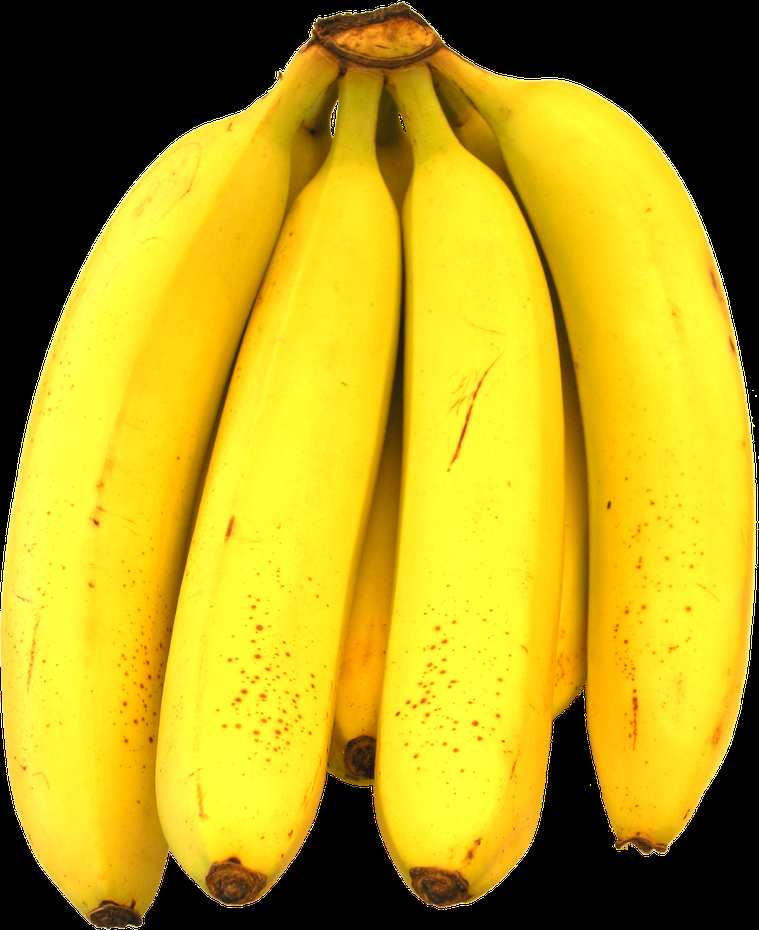
#> input picture db/banana/Image_10.png, 759 x 930 px, shrunk from 1306 x 1600 before the run; its folder holds only this picture in this run
$ jupyter execute --allow-errors CBIR-Tugas.ipynb   (older library calls are emulated)
#> lines starting #> are read from the running program, lines starting #| are printed output that depends on the picture; after the words box and inside, x2 and y2 are one past the last pixel; in counts of white or black regions, pixels touching at a corner belong together
#  Tugas CBIR: Ekstraksi Fitur Warna, Tekstur, dan Bentuk

- **Nama:**
- **NIM:**
- **Kelas:** PCD VisCom A

Tujuan dari notebook ini adalah membangun sistem CBIR sederhana untuk mencari gambar berdasarkan tiga fitur:
1.  **Warna:** Histogram HSV & Statistik (Mean, Std, Skewness, Kurtosis)
2.  **Tekstur:** GLCM (rata-rata dari 4 arah untuk Contrast, Correlation, Energy, Homogeneity)
3.  **Bentuk:** Area, Perimeter, Aspect Ratio, Extent, Solidity, Circularity (dari threshold Otsu)

[cell 1]
# Sel 1: Import Semua Library yang Dibutuhkan

import cv2
import numpy as np
import matplotlib.pyplot as plt
import glob
import os
import pandas as pd
from skimage.feature import graycomatrix, graycoprops
from scipy.stats import skew, kurtosis
from scipy.spatial.distance import euclidean, cosine
from sklearn.preprocessing import MinMaxScaler
import warnings
warnings.filterwarnings("ignore")

print("Semua library berhasil di-import.")

## Langkah 1: Fungsi Ekstraksi Fitur

Kita akan membuat tiga fungsi utama sesuai permintaan tugas, ditambah satu fungsi *helper* untuk menggabungkan semuanya.

[cell 2]
# Sel 2: Fungsi Ekstraksi Fitur

def extract_color_features(image_path):
    """
    Ekstraksi 2 fitur warna:
    1. Histogram HSV (16 bin H, 8 bin S, 8 bin V)
    2. Statistik (mean, std, skew, kurtosis) dari tiap channel HSV
    """
    image = cv2.imread(image_path)
    if image is None:
        return None

    hsv = cv2.cvtColor(image, cv2.COLOR_BGR2HSV)
    H, S, V = cv2.split(hsv)

    # 1. Histogram (Sesuai spek: 16-8-8 bin)
    hist_h = cv2.calcHist([hsv], [0], None, [16], [0, 180])
    hist_s = cv2.calcHist([hsv], [1], None, [8], [0, 256])
    hist_v = cv2.calcHist([hsv], [2], None, [8], [0, 256])

    # Normalisasi histogram
    cv2.normalize(hist_h, hist_h)
    cv2.normalize(hist_s, hist_s)
    cv2.normalize(hist_v, hist_v)

    hist_features = np.concatenate([hist_h.flatten(), hist_s.flatten(), hist_v.flatten()])

    # 2. Statistik
    stats_features = []
    for channel in [H, S, V]:
        mean = np.mean(channel)
        std = np.std(channel)
        sk = skew(channel.flatten())
        kurt = kurtosis(channel.flatten())
        stats_features.extend([mean, std, sk, kurt])

    # Gabungkan semua fitur warna
    return np.concatenate([hist_features, stats_features])


def extract_texture_features(image_path):
    """
    Ekstraksi fitur tekstur (GLCM):
    Rata-rata dari 4 arah (0, 45, 90, 135) untuk:
    Contrast, Correlation, Energy, Homogeneity
    """
    image = cv2.imread(image_path)
    if image is None:
        return None

    gray = cv2.cvtColor(image, cv2.COLOR_BGR2GRAY)

    # Tentukan parameter GLCM
    distances = [1] # Jarak piksel
    angles = [0, np.pi/4, np.pi/2, 3*np.pi/4] # 0, 45, 90, 135 derajat

    glcm = graycomatrix(gray, distances=distances, angles=angles, symmetric=True, normed=True)

    # Hitung properti
    contrast = graycoprops(glcm, 'contrast')
    correlation = graycoprops(glcm, 'correlation')
    energy = graycoprops(glcm, 'energy')
    homogeneity = graycoprops(glcm, 'homogeneity')

    # Ambil rata-rata dari 4 arah
    features = [
        np.mean(contrast),
        np.mean(correlation),
        np.mean(energy),
        np.mean(homogeneity)
    ]

    return np.array(features)


def extract_shape_features(image_path):
    """
    Ekstraksi fitur bentuk (pakai threshold Otsu):
    Area, Perimeter, Aspect Ratio, Extent, Solidity, Circularity
    """
    image = cv2.imread(image_path)
    if image is None:
        return None

    gray = cv2.cvtColor(image, cv2.COLOR_BGR2GRAY)

    # 1. Thresholding Otsu
    # [cite: 208, 209] (Materi kuliah menyebutkan fitur bentuk bergantung pada siluet/biner)
    ret, thresh = cv2.threshold(gray, 0, 255, cv2.THRESH_BINARY_INV + cv2.THRESH_OTSU)

    # 2. Cari kontur terbesar (diasumsikan sebagai objek utama)
    contours, _ = cv2.findContours(thresh, cv2.RETR_EXTERNAL, cv2.CHAIN_APPROX_SIMPLE)

    if not contours:
        # Jika tidak ada kontur, return fitur nol
        return np.zeros(6)

    cnt = max(contours, key=cv2.contourArea)

    # 3. Hitung fitur bentuk
    area = cv2.contourArea(cnt) #
    perimeter = cv2.arcLength(cnt, True) #

    # Bounding box untuk Aspect Ratio & Extent
    x, y, w, h = cv2.boundingRect(cnt)

    # Menghindari pembagian dengan nol
    aspect_ratio = w / float(h) if h > 0 else 0 #  (Formula: L/W)
    extent = area / float(w * h) if (w * h) > 0 else 0 #  (Formula: A/LW)

    # Convex Hull untuk Solidity
    hull = cv2.convexHull(cnt)
    hull_area = cv2.contourArea(hull)
    solidity = area / float(hull_area) if hull_area > 0 else 0 #  (Formula: A/CH)

    # Circularity (Roundness)
    #  (Formula: 4*pi*A / P^2)
    circularity = (4 * np.pi * area) / (perimeter**2) if perimeter > 0 else 0

    return np.array([area, perimeter, aspect_ratio, extent, solidity, circularity])


def get_all_features(image_path):
    """Fungsi helper untuk mengekstrak dan menggabungkan semua fitur"""

    color_feats = extract_color_features(image_path)
#> in extract_color_features, image is the input picture: shape (930, 759, 3); mean B, G, R 25.6, 158.6, 180.7
#> in extract_color_features, `hsv = cv2.cvtColor(image, cv2.COLOR_BGR2HSV)`: hsv: shape (930, 759, 3); mean H, S, V 19.3, 166, 180.7
#> in extract_color_features, `H, S, V = cv2.split(hsv)`:
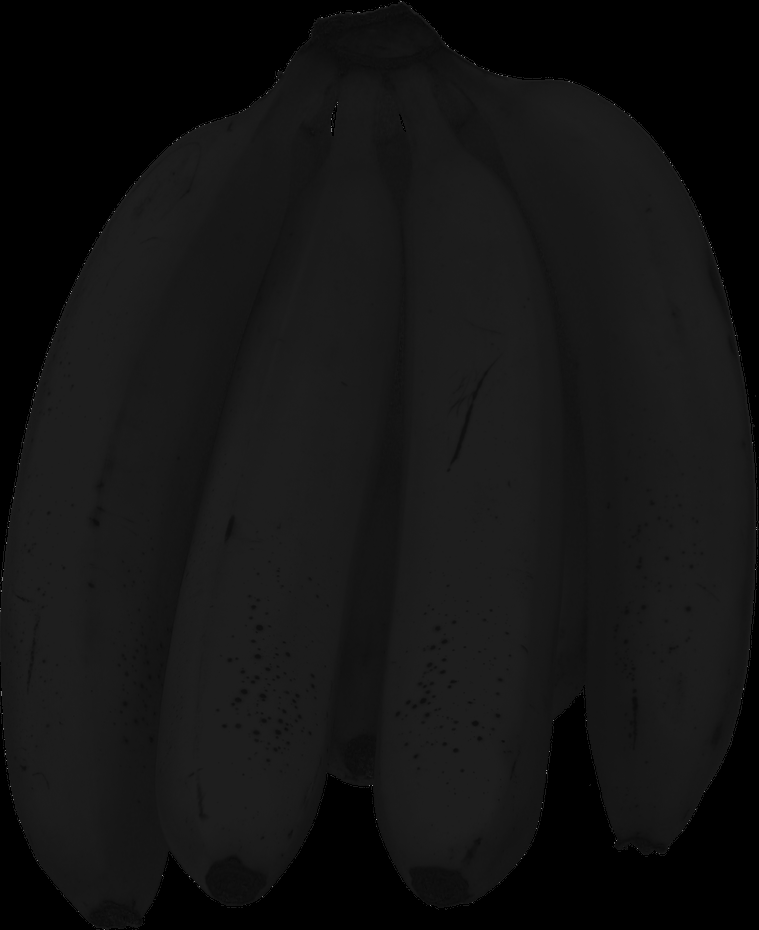
#> H: shape (930, 759); min 0, max 150, mean 19.3
#> in extract_color_features, `H, S, V = cv2.split(hsv)`:
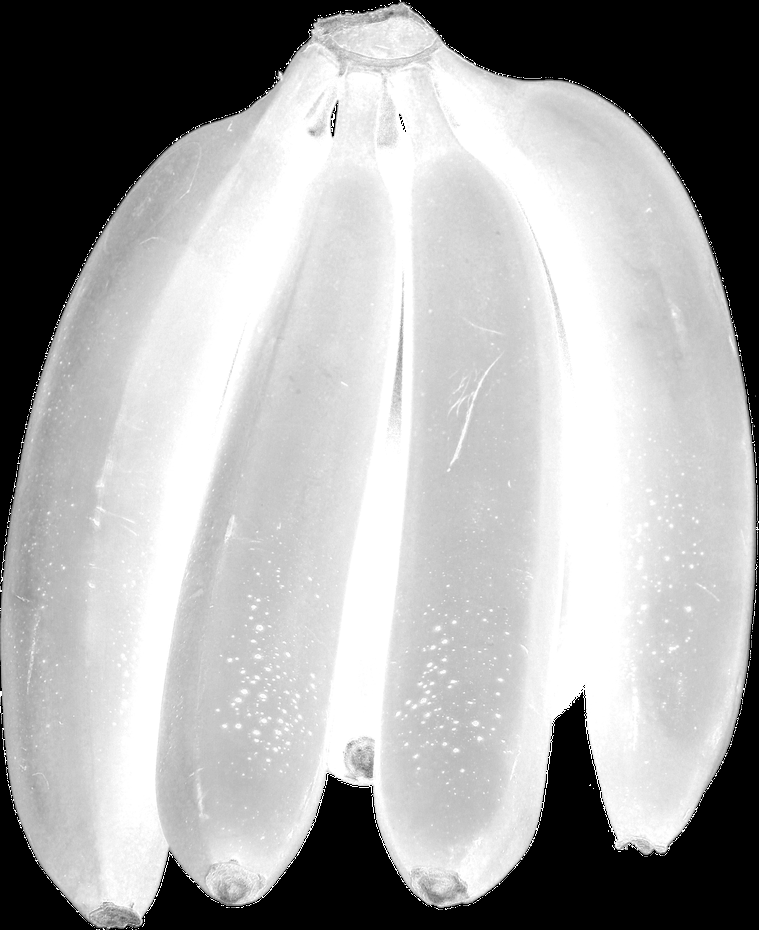
#> S: shape (930, 759); min 0, max 255, mean 166
#> in extract_color_features, `H, S, V = cv2.split(hsv)`:
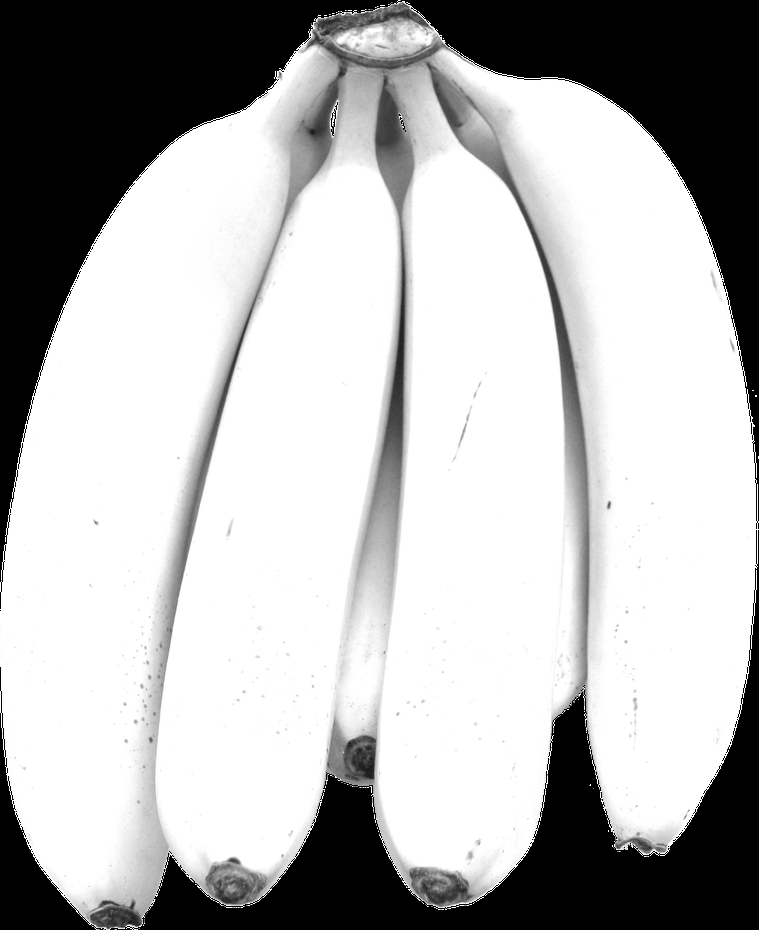
#> V: shape (930, 759); min 0, max 255, mean 180.7
#> in extract_color_features, `hist_h = cv2.calcHist([hsv], [0], None, [16], [0, 180])`: hist_h = [174433, 110159, 420960, 49, 13, 27, 1, 0, 36, 18, 154, 0, 2, 18, 0, 0]
#> in extract_color_features, `hist_s = cv2.calcHist([hsv], [1], None, [8], [0, 256])`: hist_s = [173974, 253, 635, 1227, 3929, 45563, 244207, 236082]
#> in extract_color_features, `hist_v = cv2.calcHist([hsv], [2], None, [8], [0, 256])`: hist_v = [173468, 3099, 8075, 9944, 12652, 16420, 30735, 451477]
#> in extract_color_features, `hist_features = np.concatenate([hist_h.flatten(), hist_s.flatten(), hi..`: hist_features = 32 values, max 0.93 at index 31, min 0 at index 7, mean 0.15
#> the loop in extract_color_features, `for channel in [H, S, V]:` made 3 passes
#> (mean, std, sk, kurt) on passes 1 to 3: (19.34, 11.64, -0.709, 0.863), (166, 97.5, -1.01, -0.762), (180.7, 108.4, -0.961, -0.95)
#> after the loop in extract_color_features, `for channel in [H, S, V]:`: stats_features = [19.34, 11.64, -0.709, 0.863, 166, 97.5, -1.01, -0.762, 180.7, 108.4, -0.961, -0.95]
#> color_feats = 44 values, max 180.7 at index 40, min -1.01 at index 38, mean 13.29
    texture_feats = extract_texture_features(image_path)
#> in extract_texture_features, `gray = cv2.cvtColor(image, cv2.COLOR_BGR2GRAY)`:
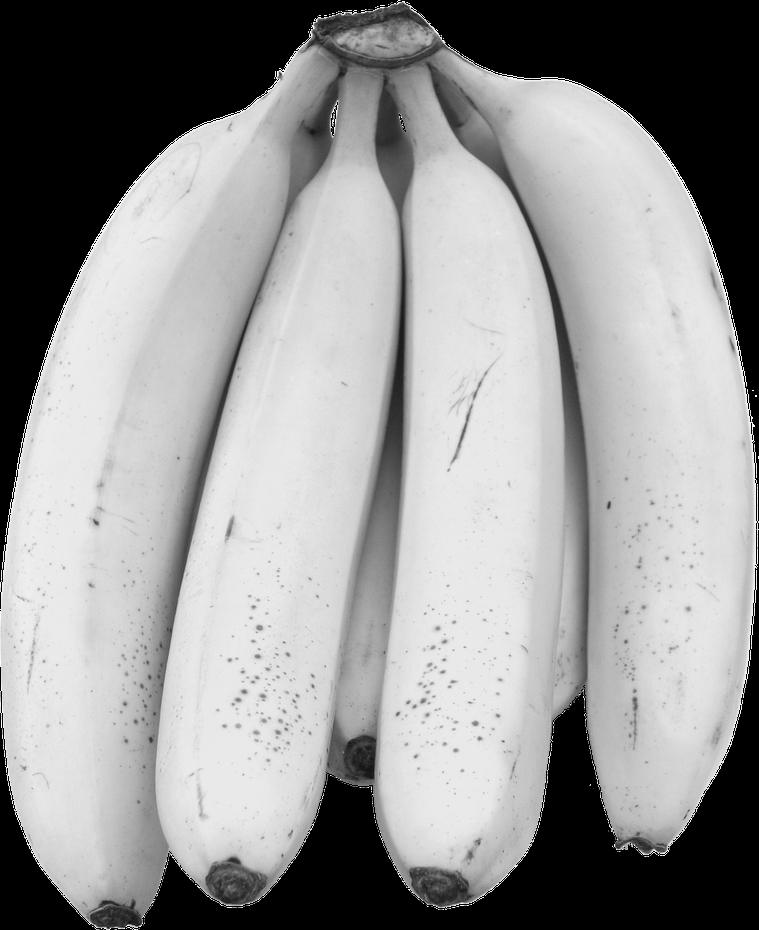
#> gray: shape (930, 759); min 0, max 255, mean 150
#> in extract_texture_features, `contrast = graycoprops(glcm, 'contrast')`: contrast = [[486, 471, 314.2, 457.8]]
#> in extract_texture_features, `correlation = graycoprops(glcm, 'correlation')`: correlation = [[0.972, 0.973, 0.982, 0.973]]
#> in extract_texture_features, `energy = graycoprops(glcm, 'energy')`: energy = [[0.243, 0.243, 0.246, 0.243]]
#> in extract_texture_features, `homogeneity = graycoprops(glcm, 'homogeneity')`: homogeneity = [[0.553, 0.532, 0.593, 0.538]]
#> in extract_texture_features, `features = [ np.mean(contrast), np.mean(correlation), np.mean(energy),..`: features = [432.3, 0.975, 0.244, 0.554]
#> texture_feats = [432.3, 0.975, 0.244, 0.554]
    shape_feats = extract_shape_features(image_path)
#> in extract_shape_features, `ret, thresh = cv2.threshold(gray, 0, 255, cv2.THRESH_BINARY_INV + cv2...`:
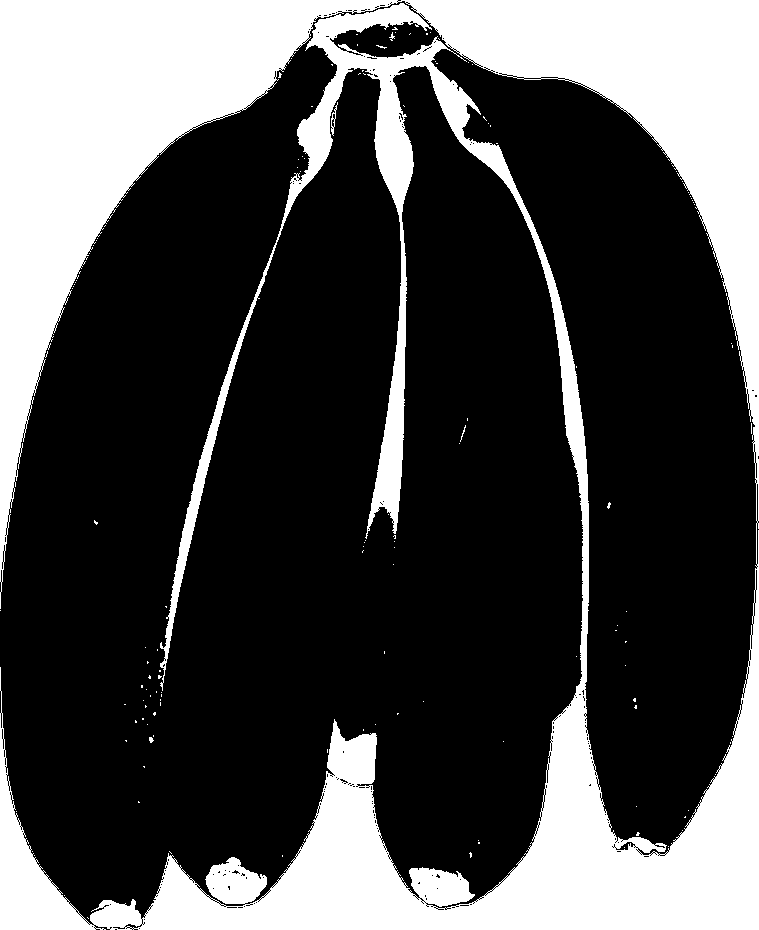
#> thresh: shape (930, 759); 29.2% white; 134 white regions (129 under 20 px)
#> in extract_shape_features, `ret, thresh = cv2.threshold(gray, 0, 255, cv2.THRESH_BINARY_INV + cv2...`: ret = 109
#> in extract_shape_features, `contours, _ = cv2.findContours(thresh, cv2.RETR_EXTERNAL, cv2.CHAIN_AP..`: contours = 84 contours, 82 with area under 20; largest, box (x1, y1, x2, y2) and area: (0, 0, 759, 930) 326090, (331, 102, 338, 136) 59
#> in extract_shape_features, `cnt = max(contours, key=cv2.contourArea)`: cnt = contour of 3296 points, box (x1, y1, x2, y2) (0, 0, 759, 930), area 326090
#> in extract_shape_features, `area = cv2.contourArea(cnt)`: area = 326089.5
#> in extract_shape_features, `perimeter = cv2.arcLength(cnt, True)`: perimeter = 10377.5
#> in extract_shape_features, `x, y, w, h = cv2.boundingRect(cnt)`: x = 0; w = 759; h = 930
#> in extract_shape_features, `aspect_ratio = w / float(h) if h > 0 else 0`: aspect_ratio = 0.816
#> in extract_shape_features, `extent = area / float(w * h) if (w * h) > 0 else 0`: extent = 0.462
#> in extract_shape_features, `hull = cv2.convexHull(cnt)`: hull = [[758, 0], [758, 929], [0, 929], [0, 0]]
#> in extract_shape_features, `hull_area = cv2.contourArea(hull)`: hull_area = 704182
#> in extract_shape_features, `solidity = area / float(hull_area) if hull_area > 0 else 0`: solidity = 0.463
#> in extract_shape_features, `circularity = (4 * np.pi * area) / (perimeter**2) if perimeter > 0 els..`: circularity = 0.0381
#> shape_feats = [326089.5, 10377.5, 0.816, 0.462, 0.463, 0.0381]

    if color_feats is None or texture_feats is None or shape_feats is None:
        return None

    # Gabungkan semua fitur
    combined_features = np.concatenate([color_feats, texture_feats, shape_feats])
#> combined_features = 54 values, max 326089.5 at index 48, min -1.01 at index 38, mean 6249.8

    # Helper untuk memecah label kelas dari path
    # (e.g., "db/apple/apple_01.png" -> "apple")
    label = os.path.basename(os.path.dirname(image_path))

    return {
        "path": image_path,
        "label": label,
        "color": color_feats,
        "texture": texture_feats,
        "shape": shape_feats,
        "combined": combined_features
    }

print("Semua fungsi ekstraksi fitur telah didefinisikan.")

## Langkah 2: Indeksasi Database
Sekarang, kita akan memproses semua gambar di folder `db/` dan menyimpan fiturnya ke dalam file `features.csv`. Ini mempercepat proses pencarian nanti, jadi kita tidak perlu mengekstrak fitur setiap kali mencari.

[cell 3]
# Sel 3: Proses Indeksasi Database (db/)

DB_PATH = "db/"
FEATURES_FILE = "features.csv"

# Cari semua gambar di dalam subfolder db/
# (Gunakan .png, .jpg, .jpeg)
image_paths = glob.glob(os.path.join(DB_PATH, "**", "*.png"), recursive=True)
image_paths.extend(glob.glob(os.path.join(DB_PATH, "**", "*.jpg"), recursive=True))
image_paths.extend(glob.glob(os.path.join(DB_PATH, "**", "*.jpeg"), recursive=True))

print(f"Ditemukan {len(image_paths)} gambar di folder {DB_PATH}")

all_features_list = []

# Loop dan ekstrak fitur
for path in image_paths:
    features = get_all_features(path)
#> features = 6 items
    if features:
        all_features_list.append(features)
    else:
        print(f"Gagal memproses: {path}")

# Konversi ke DataFrame Pandas
features_df = pd.DataFrame(all_features_list)
#> features_df = table of 1 rows and 6 columns

# --- NORMALISASI FITUR ---
# Ini SANGAT PENTING, terutama untuk gabungan (Config C)
# agar skala fitur (misal area: 10000) tidak mendominasi
# fitur lain (misal homogeneity: 0.8)

scaler = MinMaxScaler()

# Pisahkan fitur-fitur untuk normalisasi
color_data = np.vstack(features_df['color'].values)
texture_data = np.vstack(features_df['texture'].values)
#> texture_data = [[432.3, 0.975, 0.244, 0.554]]
shape_data = np.vstack(features_df['shape'].values)
#> shape_data = [[326089.5, 10377.5, 0.816, 0.462, 0.463, 0.0381]]

# Scale setiap grup fitur
scaled_color = scaler.fit_transform(color_data)
scaled_texture = scaler.fit_transform(texture_data)
#> scaled_texture = [[0, 0, 0, 0]]
scaled_shape = scaler.fit_transform(shape_data)
#> scaled_shape = [[0, 0, 0, 0, 0, 0]]

# Gabungkan kembali fitur yang sudah di-scale
scaled_combined = np.hstack([scaled_color, scaled_texture, scaled_shape])

# Simpan fitur yang SUDAH di-scale ke DataFrame
features_df['scaled_color'] = list(scaled_color)
features_df['scaled_texture'] = list(scaled_texture)
features_df['scaled_shape'] = list(scaled_shape)
features_df['scaled_combined'] = list(scaled_combined)

# Hapus kolom fitur mentah (opsional, hemat memori)
features_df = features_df.drop(columns=['color', 'texture', 'shape', 'combined'])

# Simpan ke CSV untuk digunakan nanti
# Kita pakai pickle agar tipe data (list numpy) terjaga
features_df.to_pickle(FEATURES_FILE)

print(f"Indeksasi selesai. Fitur (sudah dinormalisasi) disimpan ke {FEATURES_FILE}")
features_df.head()
#> Out = table of 1 rows and 6 columns

## Langkah 3: Fungsi Pencarian (Search)
Fungsi ini akan mengambil 1 gambar *query*, mengekstrak fiturnya, membandingkannya dengan semua fitur di database, dan menampilkan Top-5 gambar yang paling mirip.

[cell 4]
# Sel 4: Fungsi Pencarian dan Penampilan Hasil

# Muat fitur yang sudah disimpan
try:
    features_df = pd.read_pickle(FEATURES_FILE)
#> (reads features.csv from the repository)
    print("Database fitur berhasil dimuat.")
except FileNotFoundError:
    print("File 'features.csv' tidak ditemukan. Jalankan Sel 3 terlebih dahulu.")

# Buat scaler baru untuk query, tapi kita akan pakai scaler dari data training (DB)
# (Ini penting! Kita harus menggunakan skala yang sama)
# Mari kita muat ulang data mentah HANYA untuk melatih scaler
# (Cara yang lebih baik adalah menyimpan scaler-nya, tapi ini untuk simplisitas)

# --- RE-LOAD SCALERS (Simplified way) ---
# Sebenarnya, kita harus save scaler-nya.
# Tapi untuk tugas ini, kita asumsikan scaler-nya sama.
# Kita akan buat fungsi scaler "on-the-fly"
def get_scalers():
    df_raw = pd.DataFrame(all_features_list) # Ambil dari variabel global Sel 3

    color_scaler = MinMaxScaler().fit(np.vstack(df_raw['color'].values))
    texture_scaler = MinMaxScaler().fit(np.vstack(df_raw['texture'].values))
    shape_scaler = MinMaxScaler().fit(np.vstack(df_raw['shape'].values))
    combined_scaler = MinMaxScaler().fit(np.vstack(df_raw['combined'].values)) # Perlu scaler gabungan mentah

    return color_scaler, texture_scaler, shape_scaler, combined_scaler

# Dapatkan scaler
color_scaler, texture_scaler, shape_scaler, combined_scaler = get_scalers()


# [76 lines left out: function search_and_display, not called in this run]

print("Fungsi pencarian siap.")
